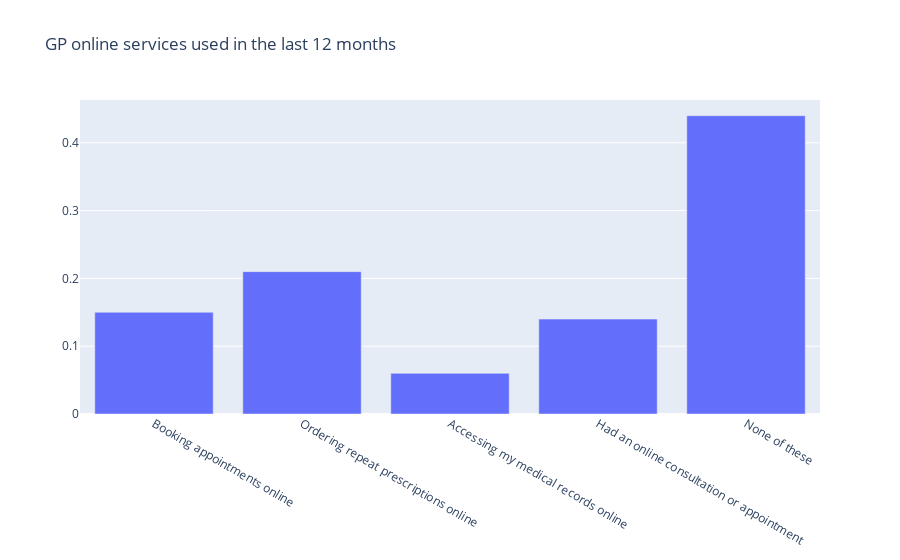

Write notebook code for a chart like this one.
### Code cell
data3 = go.Bar (
    x = online_services.Activity,
    y = online_services.national_p, name = 'National' )

layout = go.Layout(title = 'GP online services used in the last 12 months')

figure = go.Figure(data = data3, layout = layout)

figure.show()

### Figure 1 — Plotly figure (JSON) as saved in the notebook; plotly's stock layout.template omitted (floating-point values rounded to 4 significant figures)
{"data": [{"name": "National", "type": "bar", "x": ["Booking appointments online", "Ordering repeat prescriptions online", "Accessing my medical records online", "Had an online consultation or appointment", "None of these"], "y": [0.15, 0.21, 0.06, 0.14, 0.44]}], "layout": {"autosize": true, "title": {"text": "GP online services used in the last 12 months"}, "xaxis": {"autorange": true, "range": [-0.5, 4.5], "type": "category"}, "yaxis": {"autorange": true, "range": [0, 0.4632], "type": "linear"}}}
